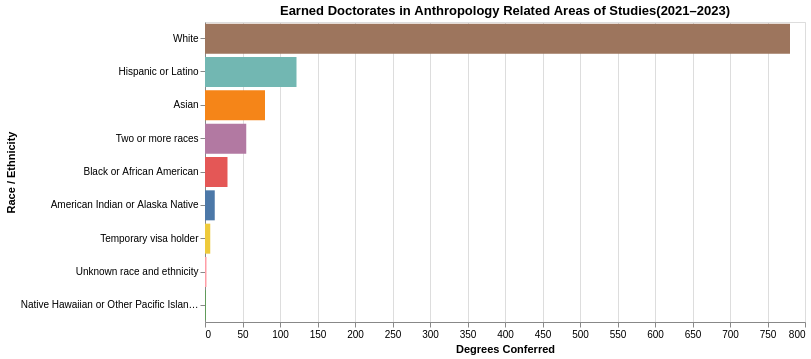

Write notebook code for a chart like this one.
### Code cell
#| code-fold: true

import pandas as pd
import altair as alt


df = pd.read_csv("filtered_data.csv")



majors = [
    '45.02 - Anthropology.', '45.1301 - Sociology and Anthropology.','04.08 - Architectural History, Criticism, and Conservation.'

]


majors_df = (
     df[df["Major"].isin(majors)]
    .groupby(["Major", "Race and Ethnicity"])["Awards/Degrees Conferred"]
    .sum()
    .reset_index()
)


overall = (
    majors_df.groupby("Race and Ethnicity")["Awards/Degrees Conferred"]
    .sum()
    .reset_index()
)
overall["Major"] = "All Earned Doctorates in Anthropology Related Areas of Studies (total)"
majors_df = pd.concat([majors_df, overall], ignore_index=True)


major_dropdown = alt.binding_select(
    options=majors_df["Major"].unique().tolist(),
    name="Select Major: "
)
major_param = alt.param(
    name="Major",
    bind=major_dropdown,
    value="All Earned Doctorates in Anthropology Related Areas of Studies (total)"
)


chart = (
    alt.Chart(majors_df)
    .add_params(major_param)
    .transform_filter(
        alt.datum.Major == major_param
    )
    .mark_bar()
    .encode(
        x=alt.X("Awards/Degrees Conferred:Q", title="Degrees Conferred"),
        y=alt.Y("Race and Ethnicity:N", sort="-x", title="Race / Ethnicity"),
        color=alt.Color("Race and Ethnicity:N", legend=None),
        tooltip=["Race and Ethnicity:N", "Awards/Degrees Conferred:Q"]
    )
    .properties(
        title="Earned Doctorates in Anthropology Related Areas of Studies(2021–2023)",
        width=600,
        height=300
    )
)



chart

### Figure 1 — Vega-Lite specification as saved in the notebook (floating-point values rounded to 4 significant figures)
{"config": {"view": {"continuousWidth": 300, "continuousHeight": 300}}, "data": {"name": "data-ac3e193721c60eb692e9b7eab0cfba29"}, "mark": {"type": "bar"}, "encoding": {"color": {"field": "Race and Ethnicity", "legend": null, "type": "nominal"}, "tooltip": [{"field": "Race and Ethnicity", "type": "nominal"}, {"field": "Awards/Degrees Conferred", "type": "quantitative"}], "x": {"field": "Awards/Degrees Conferred", "title": "Degrees Conferred", "type": "quantitative"}, "y": {"field": "Race and Ethnicity", "sort": "-x", "title": "Race / Ethnicity", "type": "nominal"}}, "height": 300, "params": [{"name": "Major", "bind": {"input": "select", "options": ["04.08 - Architectural History, Criticism, and Conservation.", "45.02 - Anthropology.", "All Earned Doctorates in Anthropology Related Areas of Studies (total)"], "name": "Select Major: "}, "value": "All Earned Doctorates in Anthropology Related Areas of Studies (total)"}], "title": "Earned Doctorates in Anthropology Related Areas of Studies(2021–2023)", "transform": [{"filter": "(datum.Major === Major)"}], "width": 600, "$schema": "https://vega.github.io/schema/vega-lite/v5.14.1.json", "datasets": {"data-ac3e193721c60eb692e9b7eab0cfba29": [{"Major": "04.08 - Architectural History, Criticism, and Conservation.", "Race and Ethnicity": "Hispanic or Latino", "Awards/Degrees Conferred": 1}, {"Major": "04.08 - Architectural History, Criticism, and Conservation.", "Race and Ethnicity": "Temporary visa holder", "Awards/Degrees Conferred": 7}, {"Major": "04.08 - Architectural History, Criticism, and Conservation.", "Race and Ethnicity": "Unknown race and ethnicity", "Awards/Degrees Conferred": 2}, {"Major": "04.08 - Architectural History, Criticism, and Conservation.", "Race and Ethnicity": "White", "Awards/Degrees Conferred": 14}, {"Major": "45.02 - Anthropology.", "Race and Ethnicity": "American Indian or Alaska Native", "Awards/Degrees Conferred": 13}, {"Major": "45.02 - Anthropology.", "Race and Ethnicity": "Asian", "Awards/Degrees Conferred": 80}, {"Major": "45.02 - Anthropology.", "Race and Ethnicity": "Black or African American", "Awards/Degrees Conferred": 30}, {"Major": "45.02 - Anthropology.", "Race and Ethnicity": "Hispanic or Latino", "Awards/Degrees Conferred": 121}, {"Major": "45.02 - Anthropology.", "Race and Ethnicity": "Native Hawaiian or Other Pacific Islander", "Awards/Degrees Conferred": 1}, {"Major": "45.02 - Anthropology.", "Race and Ethnicity": "Two or more races", "Awards/Degrees Conferred": 55}, {"Major": "45.02 - Anthropology.", "Race and Ethnicity": "White", "Awards/Degrees Conferred": 766}, {"Major": "All Earned Doctorates in Anthropology Related Areas of Studies (total)", "Race and Ethnicity": "American Indian or Alaska Native", "Awards/Degrees Conferred": 13}, {"Major": "All Earned Doctorates in Anthropology Related Areas of Studies (total)", "Race and Ethnicity": "Asian", "Awards/Degrees Conferred": 80}, {"Major": "All Earned Doctorates in Anthropology Related Areas of Studies (total)", "Race and Ethnicity": "Black or African American", "Awards/Degrees Conferred": 30}, {"Major": "All Earned Doctorates in Anthropology Related Areas of Studies (total)", "Race and Ethnicity": "Hispanic or Latino", "Awards/Degrees Conferred": 122}, {"Major": "All Earned Doctorates in Anthropology Related Areas of Studies (total)", "Race and Ethnicity": "Native Hawaiian or Other Pacific Islander", "Awards/Degrees Conferred": 1}, {"Major": "All Earned Doctorates in Anthropology Related Areas of Studies (total)", "Race and Ethnicity": "Temporary visa holder", "Awards/Degrees Conferred": 7}, {"Major": "All Earned Doctorates in Anthropology Related Areas of Studies (total)", "Race and Ethnicity": "Two or more races", "Awards/Degrees Conferred": 55}, {"Major": "All Earned Doctorates in Anthropology Related Areas of Studies (total)", "Race and Ethnicity": "Unknown race and ethnicity", "Awards/Degrees Conferred": 2}, {"Major": "All Earned Doctorates in Anthropology Related Areas of Studies (total)", "Race and Ethnicity": "White", "Awards/Degrees Conferred": 780}]}}
